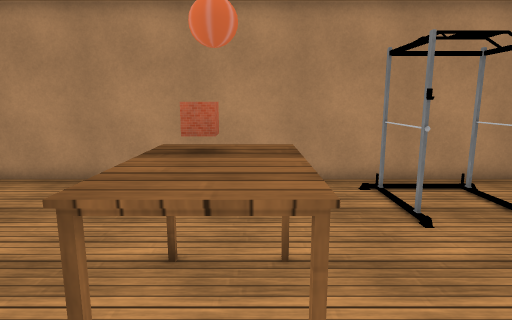
[1] (above)

16 first-person views from a walk through a 3-D level made in the Unity game engine. The camera is 1.5 m above the floor, tilts 10° down and sees 75° across. The floor is counted in squares, 0.5 m on a side. Each view is taken from the middle of a square. On the plan, view 1 faces up. The plan holds only what a view shows up to about 20 squares ahead; the rest is blank. The place goes on beyond the plan. The player character is not drawn. Some animated figures are not drawn. Some surface patterns are stand-ins.

[2]
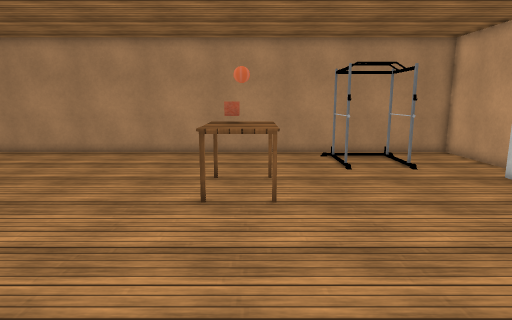

[3]
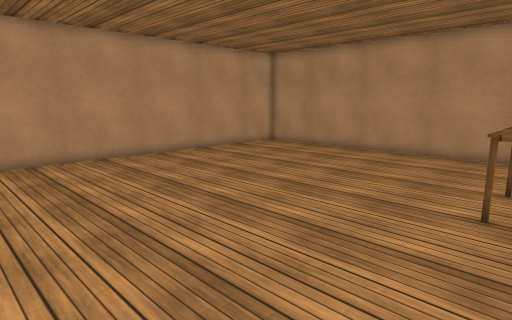

[4]
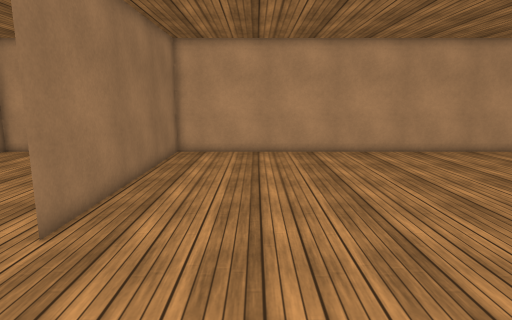

[5]
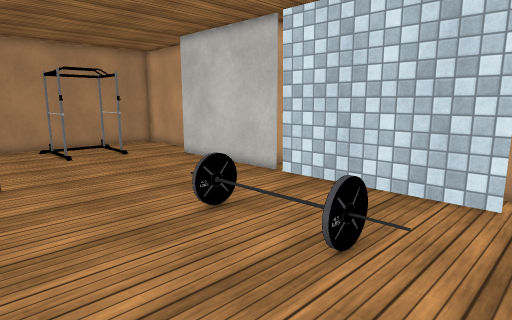

[6]
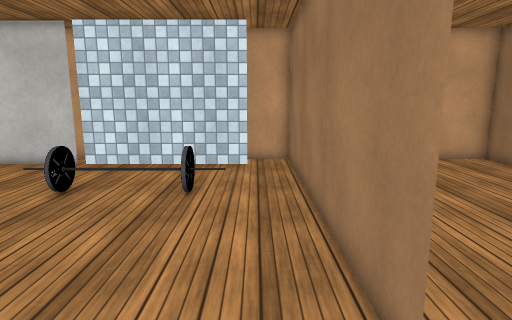

[7]
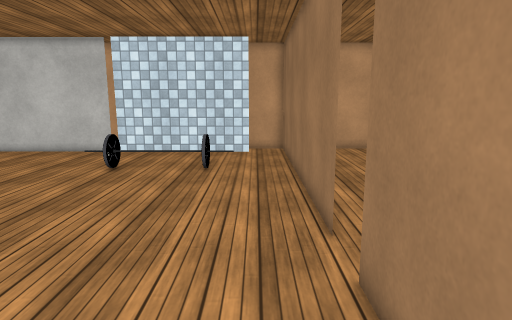

[8]
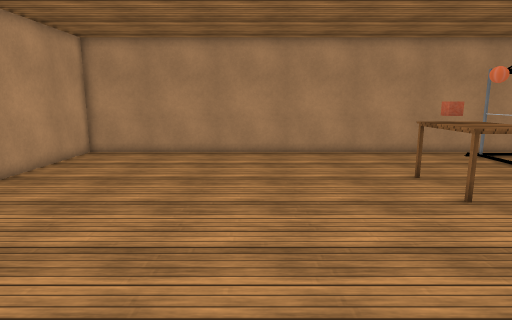

[9]
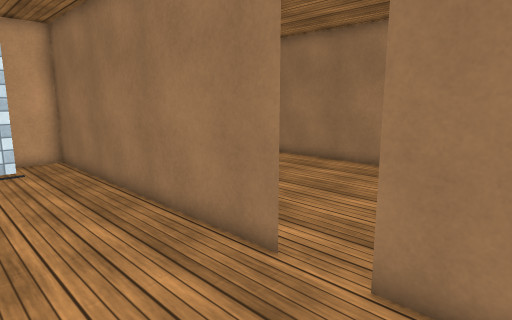

[10]
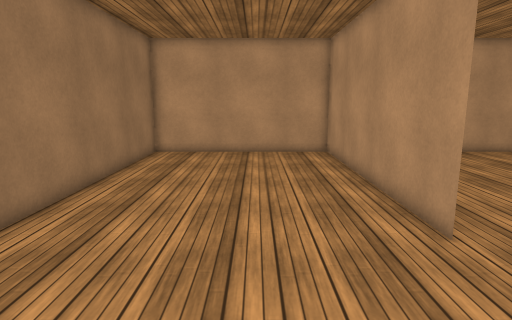

[11]
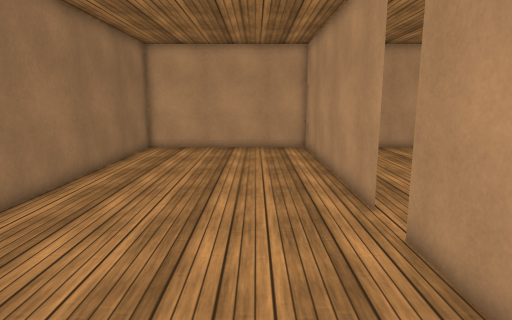

[12]
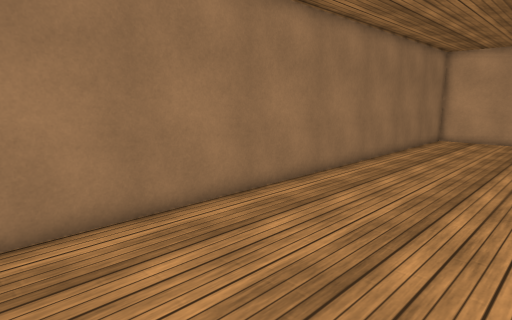

[13]
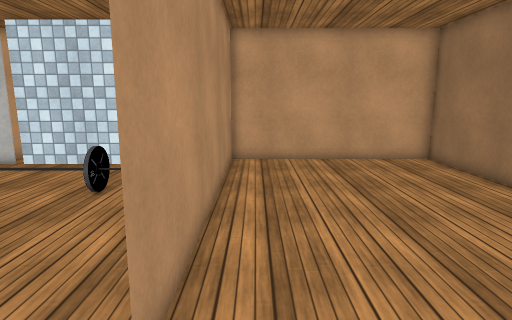

[14]
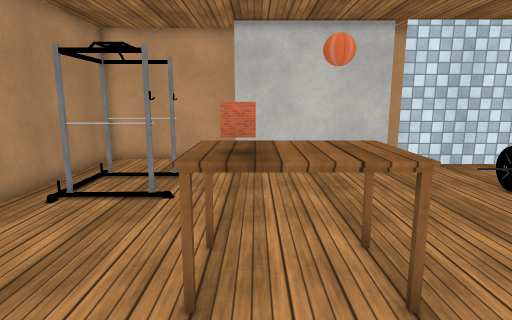

[15]
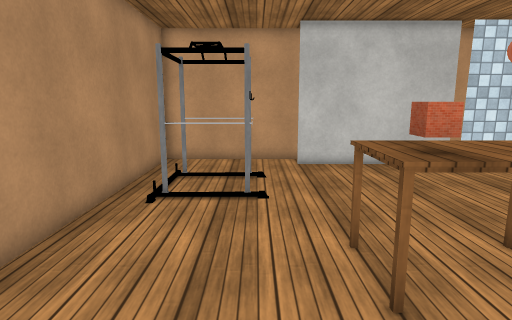

[16]
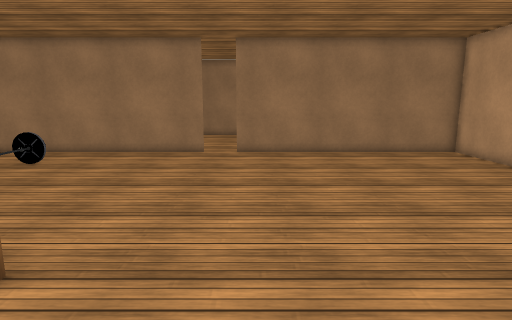

### Floor plan
Points are (right, up) in squares from view 1. A wall is a line through its corners. A room is listed if a view was taken in it or the views show most of it. See-through windows are left out.
Room 1 (views 1, 2, 3, 4, 5, 6, 7, 8, 9, 14, 15, 16)
walls: (-3, -11.7) (11.4, -11.7); (9.8, -1.4) (9.8, 6); (11.3, 5.8) (11.3, 12.7) (-17.9, 12.7) (-17.9, -11.9); (9.8, -9.6) (9.8, -1.8); (-18, -11.7) (-4.8, -11.7); (11.3, -11.9) (11.3, -9.4)
ways out: opening at (-3.5, -12) to room 2
objects: table (-2, 3) to (1, 6); other object (4, -8) to (5, -8); other object (4, -4) to (5, -3); rack (4, 8) to (4, 11); rack (7, 8) to (7, 11)
Room 2 (views 10, 11, 12, 13)
walls: (-4.8, -11.7) (-18, -11.7); (-17.9, -11.9) (-17.9, -22.1) (11.3, -22.1) (11.3, -11.9); (11.4, -11.7) (-3, -11.7)
ways out: opening at (-3.5, -12) to room 1

Positions as (right, up) in squares from view 1, and headings:
1: (0, 0), facing up
2: (0, -7), facing up
3: (0, -7), facing up-left
4: (2, -7), facing left
5: (-1, -11), facing up-right
6: (-6, -10), facing right
7: (-10, -10), facing right
8: (-8, -7), facing up
9: (-7, -7), facing down-right
10: (2, -16), facing left
11: (4, -15), facing left
12: (10, -14), facing down-left
13: (-6, -13), facing right
14: (-6, 5), facing right
15: (-6, 8), facing right
16: (-6, 8), facing down
